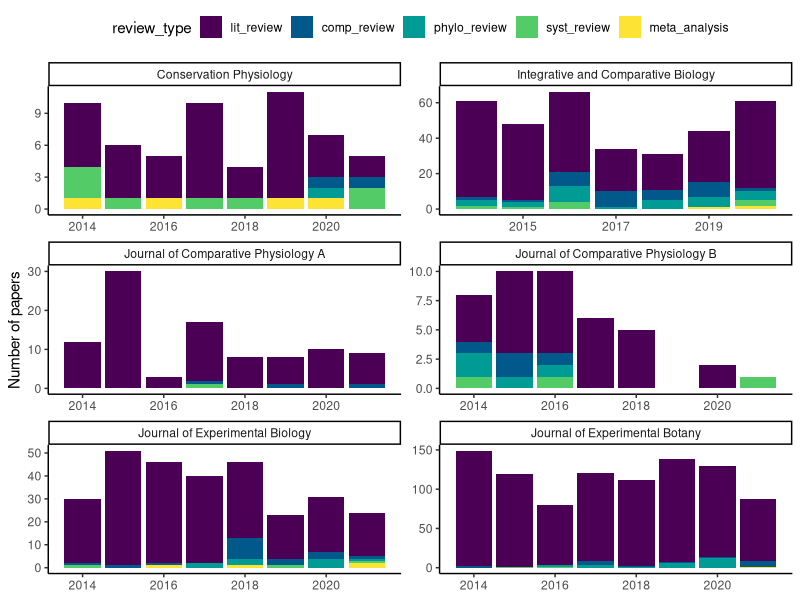

Here is the R script that generated this plot:
# Install and load packages
library(ggplot2)
library(cowplot)
library(dplyr) 
library(tidyr)
library(colorspace)

# Set directory
setwd('C:/Users/chwu6540/Dropbox (Personal)/JEB commentary') # on desktop

# Load dataset
raw_data  <- read.csv("JEB_data.csv")
str(raw_data)

# Summarise by year
year_sum <- raw_data %>% 
  dplyr::group_by(journal, year) %>% 
  dplyr::summarise(meta_analysis = sum(meta_analysis),
                   lit_review = sum(lit_review),
                   syst_review = sum(syst_review),
                   comp_review = sum(comp_review),
                   phylo_review = sum(phylo_review))

# Wide to long format
year_sum <- tidyr::gather(year_sum, review_type, count, meta_analysis:phylo_review, factor_key = TRUE)

# Order factor levels by highest number
year_sum$review_type <- reorder(year_sum$review_type, year_sum$count)
year_sum$review_type <- factor(year_sum$review_type, levels = rev(levels(year_sum$review_type)))

# Plot figure
# as percentage -> position = "fill", normal -> position = "stack"
ggplot(year_sum, aes(fill = review_type, y = count, x = year)) +
  geom_bar(position = "stack", stat = "identity") +
  colorspace::scale_fill_discrete_sequential(palette = "Viridis", rev = FALSE) +
  ylab("Number of papers") + xlab(NULL) +
  theme_classic() + theme(legend.position = "top") +
  facet_wrap(journal ~ ., ncol = 2, scales = "free")
